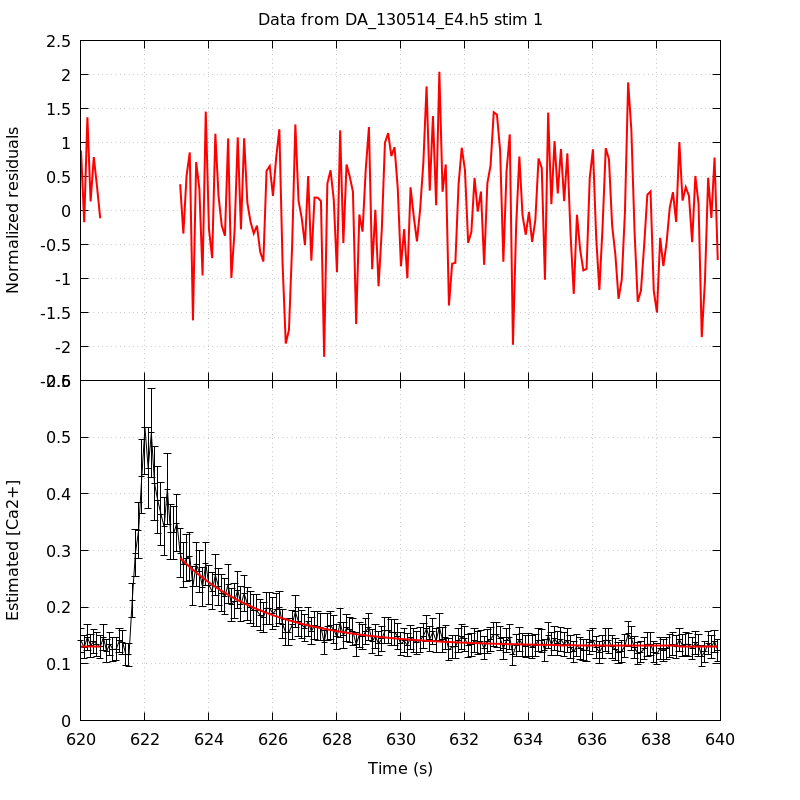

Here is the gnuplot script that generated this plot:
unset key
set grid
set multiplot title 'Data from DA_130514_E4.h5 stim 1' noenhanced layout 2,1 margins 0.1,0.9,0.1,0.95 spacing 0,0
set ylabel 'Normalized residuals'
set xtics format ''
plot 'DA_130514_E4_aba_RatioFit_s1' using 1:4 with lines linecolor rgb 'red' linewidth 2
set format x '%g'
set xlabel 'Time (s)'
set ylabel 'Estimated [Ca2+]'
plot 'DA_130514_E4_aba_CaRatio_s1' using 1:2:($3*1.96) with yerrorlines \
     linecolor rgb 'black' linewidth 1,                \
     'DA_130514_E4_aba_RatioFit_s1' using 1:3 with lines linecolor rgb 'red'\
     linewidth 2
unset multiplot
